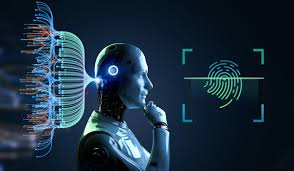
#> input picture download.jpg, 294 x 171 px
$ python image_resixer.py
#> lines starting #> are read from the running program, lines starting #| are printed output that depends on the picture
from PIL import Image
import os

def resize_image(input_path, output_path, new_width, new_height):
    try:
        # Open the image file
        with Image.open(input_path) as img:
            # Resize the image
            resized_img = img.resize((new_width, new_height))

            # Save the resized image
            resized_img.save(output_path)

            print(f"Image resized and saved to {output_path}")
    except Exception as e:
        print(f"Error: {e}")

def main():
    # Get input parameters from the user
    input_path = input("Enter the path to the input image: ")
#> the answer given: download.jpg
    output_directory = input("Enter the path to save the resized image directory: ")
#> the answer given: out.png
    new_width = int(input("Enter the new width: "))
#> the answer given: 100
    new_height = int(input("Enter the new height: "))
#> the answer given: 100

    # Check if the input file exists
    if not os.path.isfile(input_path):
        print("Error: Input file does not exist.")
        return

    # Extract the file name and extension from the input path
    file_name, file_extension = os.path.splitext(os.path.basename(input_path))

    # Construct the output path with a new file name and extension
    output_path = os.path.join(output_directory, f"{file_name}_resized{file_extension}")

    # Resize the image
    resize_image(input_path, output_path, new_width, new_height)
#> in resize_image, img is the input picture: PIL image 294x171 RGB; mean R, G, B 27.1, 46.8, 63.3
#> in resize_image, `resized_img = img.resize((new_width, new_height))`:
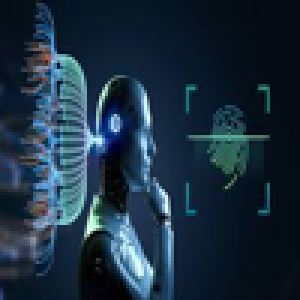
#> resized_img: PIL image 100x100 RGB (shown 3 times larger); mean R, G, B 27.1, 46.8, 63.3

if __name__ == "__main__":
    main()
